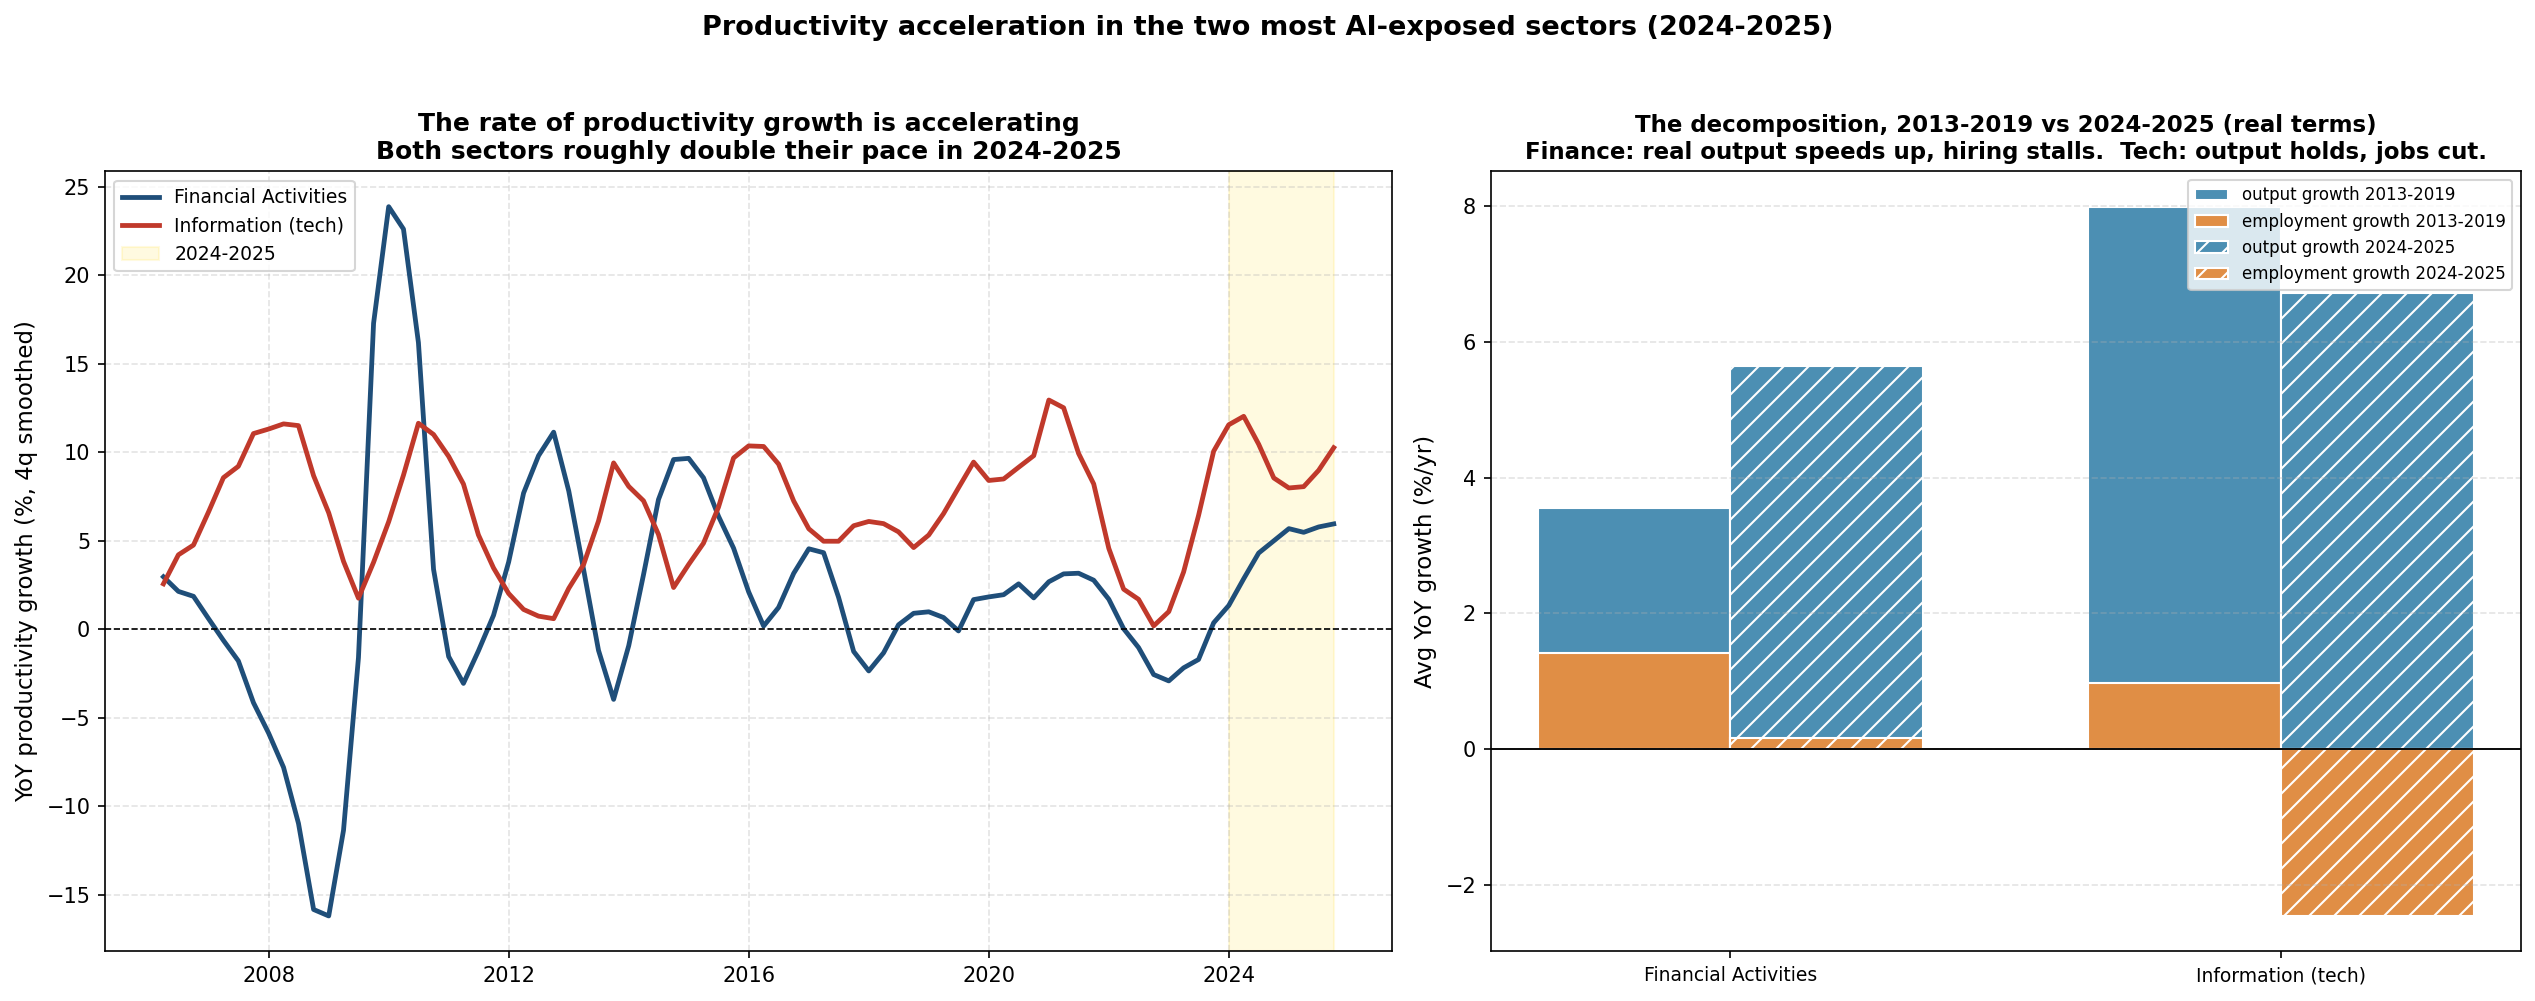

This figure's Python source:
"""
productivity_acceleration.py
Is the RATE of productivity growth increasing, or just the level?

Productivity (output per worker) always rises, so its level says nothing. The
sharper question is whether its growth RATE is speeding up, especially recently.
This script measures year-over-year productivity growth for the two most
AI-exposed sectors (Financial Activities and Information) and decomposes each
sector's recent acceleration into its two possible sources:

    productivity growth  =  output growth  -  employment growth

That decomposition matters because a productivity acceleration can come from
two very different places:
  - output growing faster with flat hiring (an output/demand story), or
  - employment being cut while output holds up (a labor-shedding story).

Finding: both sectors show a sharp productivity-growth acceleration in
2024-2025, reached by different routes. Finance: real output re-accelerates
(~+7%/yr GDP-deflated) while hiring goes flat-to-negative. Tech: output growth
holds while employment turns negative (outright job cuts). Both are the
"more output without more workers" signature; tech's, driven by shrinking
headcount, is the cleaner labor-substitution shape.

REAL TERMS: finance output (VAFI) is NOMINAL and BEA's finance-specific
deflator is FISIM-contaminated, so finance is deflated here with the neutral
GDP deflator (GDPDEF) and paired with Finance & Insurance (NAICS 52)
employment. Information uses BEA real value added (RVAI) directly.

Reads FRED CSVs from ../FRED-Data/. Writes productivity_acceleration.png.
"""

import os
import numpy as np
import pandas as pd
import matplotlib
matplotlib.use("Agg")
import matplotlib.pyplot as plt

HERE     = os.path.dirname(os.path.abspath(__file__))
DATA_DIR = os.path.join(HERE, "..", "FRED-Data") + os.sep

# output_file, deflate?, employment_file, color
SECTORS = {
    "Financial Activities": ("financial_activities_value_added_VAFI.csv", True,
                             "finance_insurance_employment_CES5552000001.csv", "#1f4e79"),
    "Information (tech)":   ("information_sector_value_added_RVAI.csv", False,
                             "information_sector_employment_USINFO.csv", "#c0392b"),
}
PERIODS = [("2013-2019", "2013-01-01", "2019-12-31"),
           ("2022-2023", "2022-01-01", "2023-12-31"),
           ("2024-2025", "2024-01-01", "2026-12-31")]


def load(f, l):
    d = pd.read_csv(os.path.join(DATA_DIR, f), parse_dates=["observation_date"]).set_index("observation_date")
    c = d.columns[0]
    d[c] = pd.to_numeric(d[c], errors="coerce")
    return d[c].rename(l)


def build(out_f, deflate, emp_f):
    out = load(out_f, "out")
    if deflate:  # nominal series -> real via the neutral GDP deflator
        gd = load("gdp_deflator_GDPDEF.csv", "gd")
        out = out / gd.reindex(out.index).interpolate() * 100
    emp = load(emp_f, "emp").resample("QS").mean()
    df = pd.DataFrame({"out": out, "emp": emp}).dropna()
    df["prod_g"] = (df["out"] / df["emp"]).pct_change(4) * 100
    df["out_g"]  = df["out"].pct_change(4) * 100
    df["emp_g"]  = df["emp"].pct_change(4) * 100
    return df.dropna()


data = {name: build(of, defl, ef) for name, (of, defl, ef, _) in SECTORS.items()}

print("Productivity growth = output growth - employment growth (avg YoY, %/yr)\n")
print(f"  {'sector':<22}{'period':<12}{'prod':>8}{'output':>9}{'emp':>8}")
for name, df in data.items():
    for lbl, a, z in PERIODS:
        s = df.loc[a:z]
        print(f"  {name:<22}{lbl:<12}{s['prod_g'].mean():>+8.2f}{s['out_g'].mean():>+9.2f}{s['emp_g'].mean():>+8.2f}")
    print()

# ---- chart -------------------------------------------------------------------
fig, (axL, axR) = plt.subplots(1, 2, figsize=(17, 6.5), gridspec_kw={"width_ratios": [1.25, 1]})

# left: rolling 4q-smoothed YoY productivity growth over time
for name, (of, defl, ef, color) in SECTORS.items():
    df = data[name]
    sm = df["prod_g"].rolling(4, min_periods=2).mean()
    axL.plot(df.index, sm, color=color, lw=2.3, label=name)
axL.axhline(0, color="black", lw=0.8, ls="--")
axL.axvspan(pd.Timestamp("2024-01-01"), data["Financial Activities"].index[-1],
            color="gold", alpha=0.12, label="2024-2025")
axL.set_ylabel("YoY productivity growth (%, 4q smoothed)", fontsize=11)
axL.set_title("The rate of productivity growth is accelerating\n"
              "Both sectors roughly double their pace in 2024-2025", fontsize=12, fontweight="bold")
axL.legend(fontsize=9, loc="upper left"); axL.grid(True, ls="--", alpha=0.35)

# right: decomposition bars, 2013-2019 vs 2024-2025
labels = list(SECTORS.keys())
x = np.arange(len(labels)); w = 0.35
for k, (lbl, a, z) in enumerate([PERIODS[0], PERIODS[2]]):
    outg = [data[n].loc[a:z]["out_g"].mean() for n in labels]
    empg = [data[n].loc[a:z]["emp_g"].mean() for n in labels]
    off = -w/2 if k == 0 else w/2
    hatch = "" if k == 0 else "//"
    axR.bar(x + off, outg, w, color="#4c8fb3", hatch=hatch, edgecolor="white",
            label=f"output growth {lbl}")
    axR.bar(x + off, empg, w, color="#e08e45", hatch=hatch, edgecolor="white",
            label=f"employment growth {lbl}")
axR.axhline(0, color="black", lw=0.9)
axR.set_xticks(x); axR.set_xticklabels(labels, fontsize=9)
axR.set_ylabel("Avg YoY growth (%/yr)", fontsize=11)
axR.set_title("The decomposition, 2013-2019 vs 2024-2025 (real terms)\n"
              "Finance: real output speeds up, hiring stalls.  Tech: output holds, jobs cut.",
              fontsize=11, fontweight="bold")
axR.legend(fontsize=8, ncol=1, loc="upper right"); axR.grid(True, axis="y", ls="--", alpha=0.35)

fig.suptitle("Productivity acceleration in the two most AI-exposed sectors (2024-2025)",
             fontsize=13, fontweight="bold", y=1.02)
plt.tight_layout()
out = os.path.join(HERE, "productivity_acceleration.png")
plt.savefig(out, dpi=150, bbox_inches="tight")
print(f"Chart saved: {out}")
